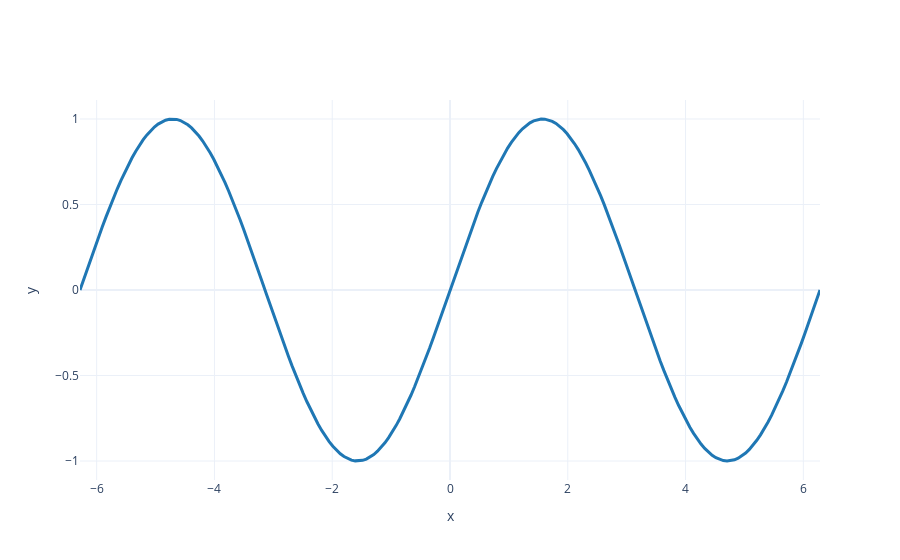

Source (notebook cell):
### Markdown cell above
You might say it's pretty annoying to have to scroll through all of this code to see the plot, and you're right: there's an easy way to hide that code. The graph below is also programatically generated, which makes it easy to make tweaks in one place.

### Code cell
import numpy as np
import plotly.graph_objects as go

# Define x values
x = np.linspace(-2 * np.pi, 2 * np.pi, 200)

# Define a sinusoid, e.g. y = sin(x)
y = np.sin(x)

fig = go.Figure()
fig.add_trace(go.Scatter(
    x=x,
    y=y,
    mode='lines',
    name='sin(x)',
    line=dict(color='#1f77b4', width=3)
))

fig.update_layout(
    # title="Sinusoidal Function: y = sin(x)",
    xaxis_title="x",
    yaxis_title="y",
    showlegend=False,
    template="plotly_white"
)

fig.show()

### Figure 1 — Plotly figure (JSON) as saved in the notebook; plotly's stock layout.template omitted (floating-point values rounded to 4 significant figures; data arrays with more than 128 entries replaced by an {"elided": "..."} marker saying what was removed)
{"data": [{"line": {"color": "#1f77b4", "width": 3}, "mode": "lines", "name": "sin(x)", "type": "scatter", "x": {"elided": "200 float values"}, "y": {"elided": "200 float values"}}], "layout": {"showlegend": false, "xaxis": {"title": {"text": "x"}}, "yaxis": {"title": {"text": "y"}}}}
